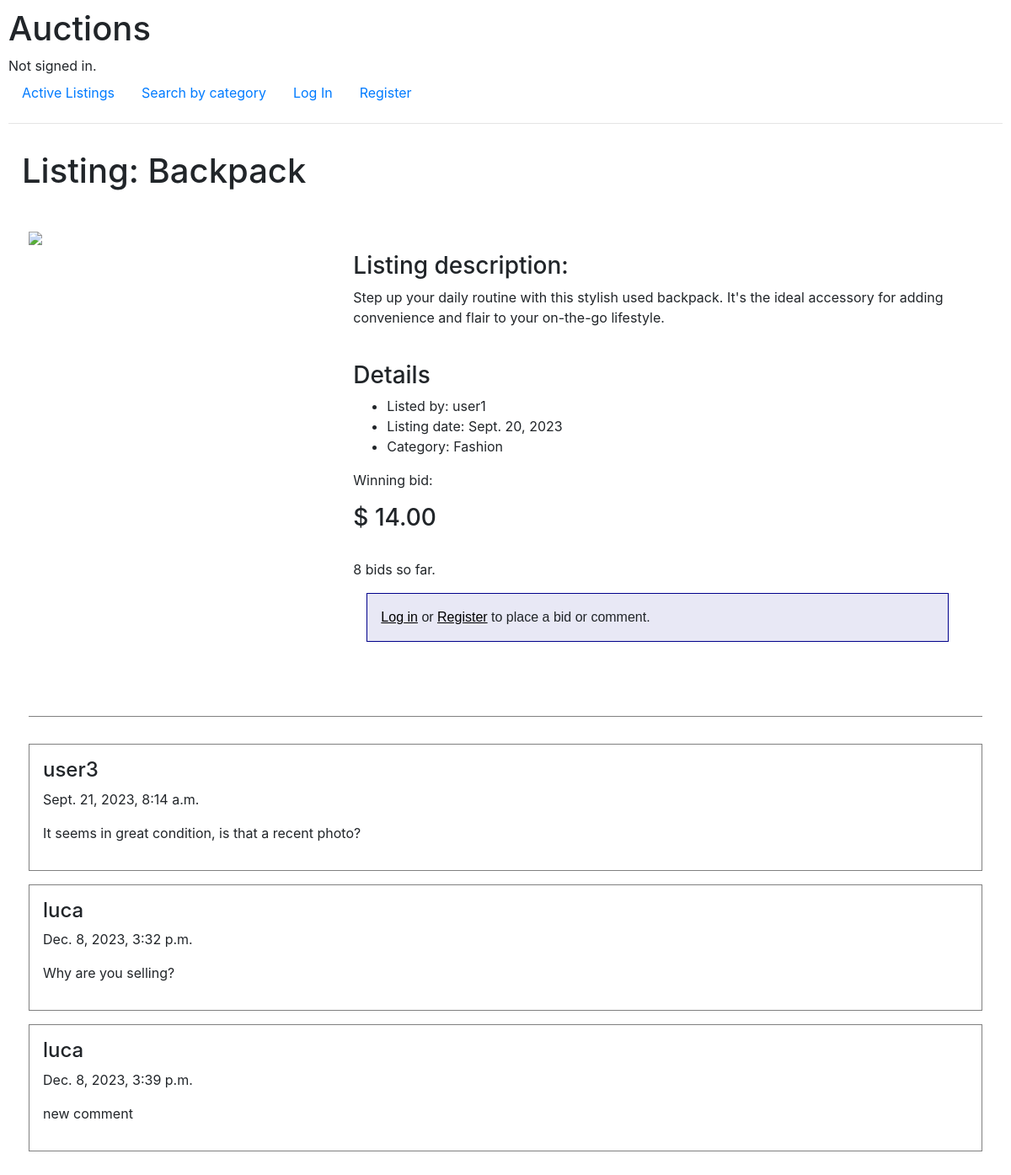
The app's page /detail/2 with its own data.
### auctions/models.py (models this page shows, shortened)
class Auctions(models.Model):
    owner = models.ForeignKey(User, on_delete=models.CASCADE)
    product = models.CharField(max_length=64)
    url = models.URLField(null=True, blank=True)
    category = models.ForeignKey(Categories, on_delete=models.CASCADE, related_name="category")
    date = models.DateField(auto_now_add=True)
    description = models.TextField()
    closed = models.BooleanField(default=False)
    starting_price = models.DecimalField(max_digits=10, decimal_places=2, null=True, blank=True)

class User(AbstractUser):
    pass

class Categories(models.Model):
    name = models.CharField(max_length=100)
    def __str__(self):
        return self.name

class Bids(models.Model):
    auction = models.ForeignKey(Auctions, on_delete=models.CASCADE, related_name="bids")
    bidder = models.ForeignKey(User, on_delete=models.CASCADE, related_name="bidder")
    bid_amount = models.DecimalField(max_digits=10, decimal_places=2)
    date = models.DateTimeField(auto_now_add=True)
    count = models.IntegerField(default=0)

class Comments(models.Model):
    user = models.ForeignKey(User, on_delete=models.CASCADE)
    date = models.DateTimeField(auto_now_add=True)
    comment = models.TextField()
    auction = models.ForeignKey(Auctions, on_delete=models.CASCADE, related_name="comments")

### auctions/views.py (the view, shortened to what this page needs)
# urls.py: path("detail/<int:auction_id>", views.detail, name="detail"),
def detail(request, auction_id):
    auction = Auctions.objects.get(pk=auction_id)
    try:
        bid = Bids.objects.get(auction=auction)
        bid_price = bid.bid_amount
    except ObjectDoesNotExist:
        bid = None
        bid_price = 0
    comments = Comments.objects.filter(auction=auction)
    url = reverse("detail", args=[auction_id])
    bid_form = BidForm()
    comment_form = CommentForm()
    if request.method == "POST":
        if "place_bid" in request.POST:
            bid_form = BidForm(request.POST)
            if bid_form.is_valid():
                new_bid = bid_form.cleaned_data["bid"]
                if bid == None and new_bid >= auction.starting_price and request.user != auction.owner:
                    first_bid = Bids(
                        auction=auction,
                        bidder=request.user,
                        bid_amount=new_bid,
                        count=1
                    )
                    first_bid.save()
                    success = "Bid placed correctly."
                    return redirect(f'{url}?success={success}')
                elif new_bid > bid_price and request.user != auction.owner:
                    bid.bid_amount = new_bid
                    bid.bidder = request.user
                    bid.count += 1
                    bid.save()
                    success = "Bid placed correctly."
                    return redirect(f'{url}?success={success}')
                elif request.user == auction.owner:
                    error = "The owner of the listing cannot place a new bid."
                    return redirect(f'{url}?error={error}')
                else:
                    error = "The new bid must be higher than the current price."
                    return redirect(f'{url}?error={error}')
            else:
                error = "Bid amount not valid."
                return redirect(f'{url}?error={error}')
        elif "add_comment" in request.POST:
            comment_data = CommentForm(request.POST)
            if comment_data.is_valid():
                new_comment = Comments(
                    user = request.user,
                    comment = comment_data.cleaned_data["comment"],
                    auction = auction
                )
                new_comment.save()
                success = "Comment stored correctly"
                return redirect(f'{url}?success={success}')
            else:
                error = "Input not valid."
                return redirect(f'{url}?error={error}')
        elif "close_listing" in request.POST:
            auction.closed = True
            auction.save()
            return redirect("detail", auction_id=auction_id)
        elif "watchlist" in request.POST:
            add_watchlist = Watchlist(
                user = request.user,
                auction = auction
            )
            add_watchlist.save()
            success = "Listing added to your watchlist"
            return redirect(f'{url}?success={success}')
        elif "unwatch" in request.POST:
            remove_watchlist = Watchlist.objects.filter(user=request.user, auction=auction)
            remove_watchlist.delete()
            success = "Listing removed from watchlist"
            return redirect(f'{url}?success={success}')
    else:
        if auction.closed == False:
            if request.user.is_authenticated:
                added = Watchlist.objects.filter(user=request.user, auction=auction)
                success = request.GET.get("success", None)
                error = request.GET.get("error", None)
                return render(request, "auctions/details.html", {
                    "auction": auction,
                    "comments": comments,
                    "bid": bid,
                    "bid_form": bid_form,
                    "comment_form": comment_form,
                    "success": success,
                    "error": error,
                    "added": added
                })
            else:
                success = request.GET.get("success", None)
                error = request.GET.get("error", None)
                return render(request, "auctions/details.html", {
                    "auction": auction,
                    "comments": comments,
                    "bid": bid,
                    "bid_form": bid_form,
                    "comment_form": comment_form,
                    "success": success,
                    "error": error
                })

### auctions/templates/auctions/details.html (shortened to what this page needs)
{% extends "auctions/layout.html" %}
{% block body %}
    <div style="padding:16px; display:flex; gap:24px; align-items: center;">
        <h1>Listing: {{ auction.product }}</h1>
    </div>
    <div class="prod-detail">
        <img src="{{ auction.url }}"><br>
        <div>
            <h3>Listing description:</h3>
            <p>{{ auction.description }}</p><br>
            <h3>Details</h3>
            <ul>
                <li>Listed by: {{ auction.owner }}</li>
                <li>Listing date: {{ auction.date }}</li>
                <li>Category: {{ auction.category }}</li>
            </ul>
            {% if bid == None and auction.closed != True %}
                <p>Starting price:</p>
                <h3>$ {{ auction.starting_price }}</h3>
                {% if user.is_authenticated %}
                    <div class="notif">No bids yet. Be the first one to bid this listing!</div>
                {% else %}
                    <div class="notif"><a style="color:black; text-decoration: underline;" href="{% url 'login'%}">Log in</a> or <a style="color:black; text-decoration: underline;" href="{% url 'register' %}">Register</a> to place a bid or comment.</div>
                {% endif %}
            {% elif bid == None and auction.closed == True %}
                <p>Listing closed in:</p>
                <h3>$ {{ auction.starting_price }}</h3>
            {% elif bid != None and auction.closed == True %}
                <p>Winner bid:</p>
                <h3>$ {{ bid.bid_amount }}</h3>
            {% else %}
                <p>Winning bid:</p>
                <h3>$ {{ bid.bid_amount }}</h3><br>
                <p>{{ bid.count }} bids so far.</p>
                {% if not user.is_authenticated %}
                    <div class="notif"><a style="color:black; text-decoration: underline;" href="{% url 'login'%}">Log in</a> or <a style="color:black; text-decoration: underline;" href="{% url 'register' %}">Register</a> to place a bid or comment.</div>
                {% endif %}
            {% endif %}
        </div>
    </div>
    <div style="margin:24px; background-color: grey;width: auto;height:1px;"></div>
    {% if comments %}
        <div style="padding: 8px 24px;">
            {% for comment in comments %}
                <div style="padding: 16px; margin-bottom: 16px; border: solid 1px grey;">
                    <h4>{{ comment.user.username }}</h4>
                    <p>{{ comment.date }}</p>
                    <p>{{ comment.comment }}</p>
                </div>
            {% endfor %}
        </div>
    {% else %}
        <div style="padding-left: 24px;">
            <h4>There are no comments for this listing.</h4>
        </div>
    {% endif %}
{% endblock %}

### auctions/static/auctions/styles.css (style rules this page uses)
*, *::after, *::before { box-sizing: inherit; }
body { padding: 10px; }
.notif { padding: 16px; margin: 16px; border: 1px solid darkblue; background-color: rgba(0, 0, 139, 0.090); font-size: 1rem; font-family: sans-serif; }
.prod-detail { display: flex; padding: 24px; }
.prod-detail>img { width: 50%; max-height: 420px; object-fit: cover; }
.prod-detail>div { width: 100%; padding: 24px; }

### records on screen
Auctions: product "Backpack", description "Step up your daily routine with this stylish used backpack. It's the ideal accessory for adding convenience and flair to your on-the-go lifestyle.", owner "user1", date "Sept. 20, 2023", category "Fashion"
Bids: bid_amount "14.00", count "8"
Comments: user.username "user3", date "Sept. 21, 2023, 8:14 a.m.", comment "It seems in great condition, is that a recent photo?"
Comments: user.username "luca", date "Dec. 8, 2023, 3:32 p.m.", comment "Why are you selling?"
Comments: user.username "luca", date "Dec. 8, 2023, 3:39 p.m.", comment "new comment"
